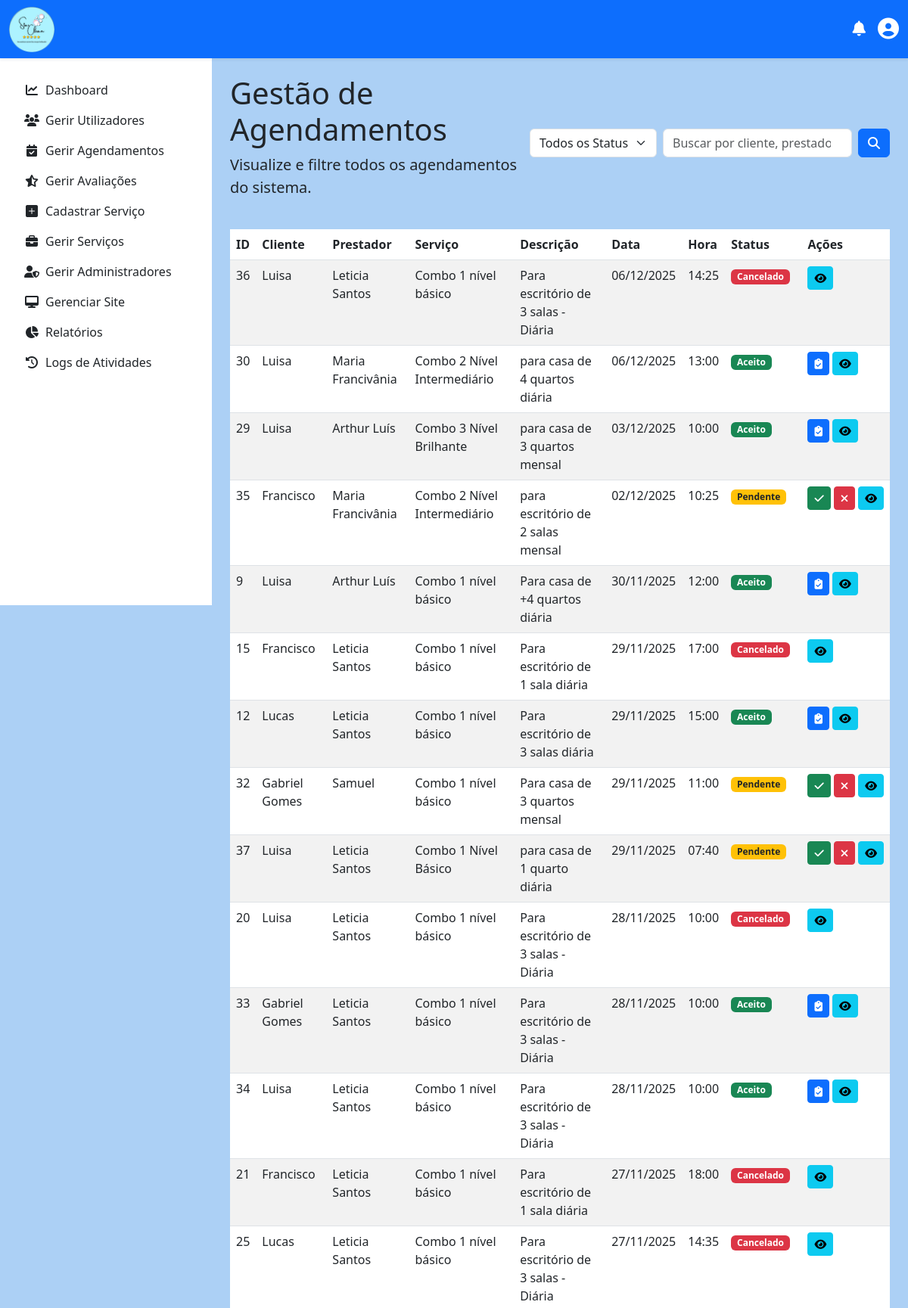
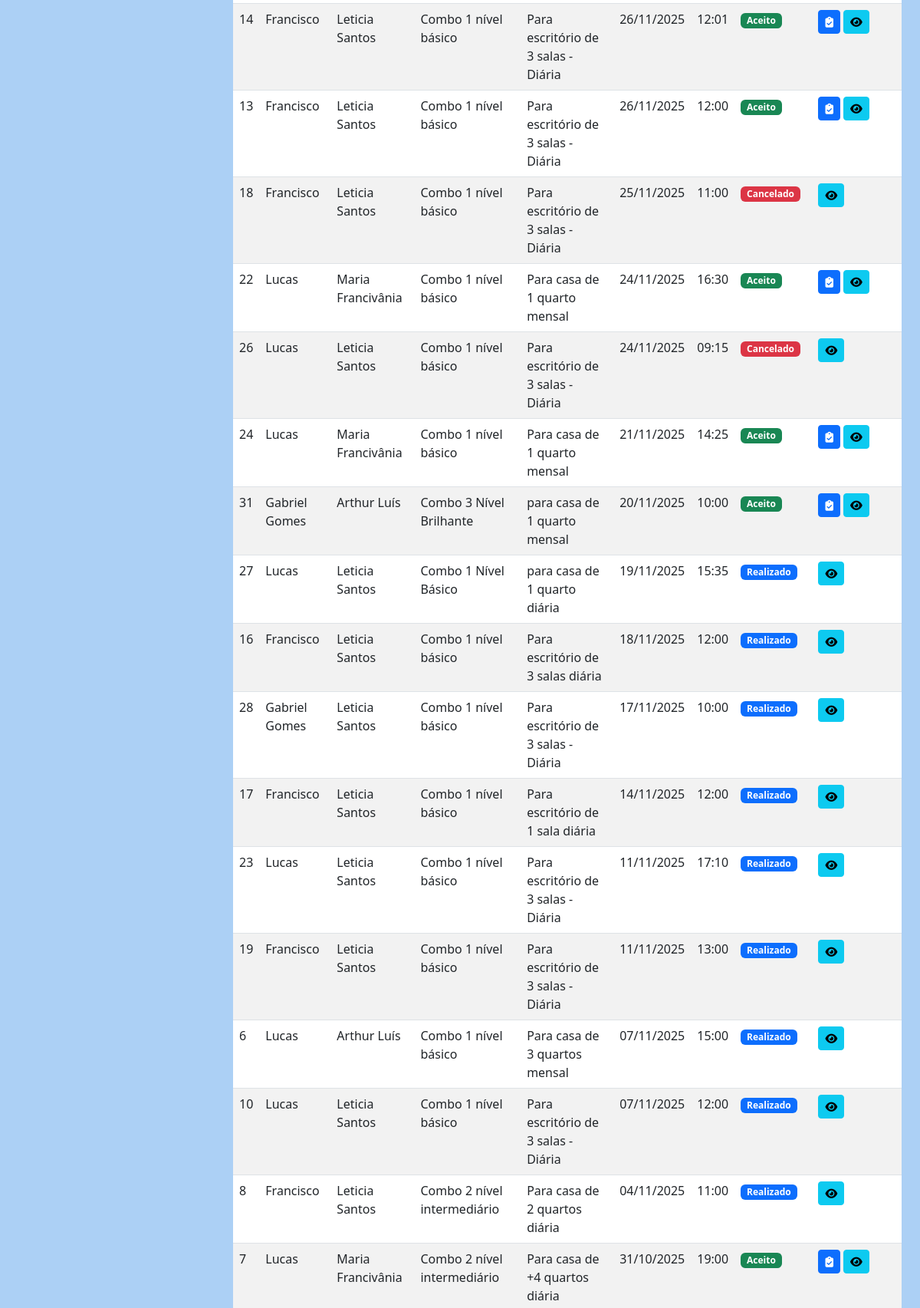
Screenshot of /admin/gerir_agendamentos.php (signed in, upper part) with the database file from the repository (2 pictures, top to bottom).
### tables this page shows
CREATE TABLE `agendamento` (
  `id` int(11) NOT NULL,
  `Cliente_id` int(11) NOT NULL,
  `Prestador_id` int(11) NOT NULL,
  `Servico_id` int(11) NOT NULL,
  `Endereco_id` int(11) NOT NULL,
  `data` date NOT NULL,
  `hora` time NOT NULL,
  `status` enum('pendente','aceito','realizado','cancelado','remarcado') NOT NULL DEFAULT 'pendente',
  `observacoes` text DEFAULT NULL,
  `tem_pets` tinyint(1) NOT NULL DEFAULT 0,
  `tem_crianca` tinyint(1) NOT NULL DEFAULT 0,
  `possui_aspirador` tinyint(1) NOT NULL DEFAULT 0,
  `notificacao_prestador_lida` tinyint(1) NOT NULL DEFAULT 0,
  `notificacao_cliente_lida` tinyint(1) NOT NULL DEFAULT 0,
  `notificacao_admin_lida` tinyint(1) NOT NULL DEFAULT 0,
  `motivo_cancelamento` varchar(255) DEFAULT NULL COMMENT 'Registra o motivo do cancelamento (ex: conflito_horario)'
);

CREATE TABLE `cliente` (
  `id` int(11) NOT NULL,
  `nome` varchar(45) NOT NULL,
  `sobrenome` varchar(45) NOT NULL,
  `email` varchar(150) NOT NULL,
  `data_nascimento` date NOT NULL,
  `telefone` varchar(20) NOT NULL,
  `cpf` varchar(14) NOT NULL,
  `password` varchar(255) NOT NULL,
  `receber_notificacoes_email` tinyint(1) NOT NULL DEFAULT 1,
  `criado_em` timestamp NOT NULL DEFAULT current_timestamp(),
  `atualizado_em` timestamp NOT NULL DEFAULT current_timestamp() ON UPDATE current_timestamp()
);

CREATE TABLE `prestador` (
  `id` int(11) NOT NULL,
  `nome` varchar(100) NOT NULL,
  `sobrenome` varchar(100) NOT NULL,
  `cpf` varchar(18) NOT NULL,
  `email` varchar(150) NOT NULL,
  `telefone` varchar(20) NOT NULL,
  `especialidade` varchar(100) NOT NULL,
  `password` varchar(255) NOT NULL,
  `receber_notificacoes_email` tinyint(1) NOT NULL DEFAULT 1,
  `descricao` text NOT NULL,
  `criado_em` timestamp NOT NULL DEFAULT current_timestamp(),
  `atualizado_em` timestamp NOT NULL DEFAULT current_timestamp() ON UPDATE current_timestamp(),
  `Administrador_id` int(11) NOT NULL
);

CREATE TABLE `servico` (
  `id` int(11) NOT NULL,
  `titulo` varchar(100) NOT NULL,
  `descricao` text NOT NULL,
  `preco` double NOT NULL,
  `duracao_estimada` time DEFAULT NULL,
  `prestador_id` int(11) NOT NULL,
  `oculto` tinyint(1) NOT NULL DEFAULT 0 COMMENT '0 = visível, 1 = oculto'
);

### admin/gerir_agendamentos.php (the view, shortened to what this page needs)
<?php
$agendamentos = [];
$termo_busca = $_GET['q'] ?? '';
try {
    $pdo = obterConexaoPDO();
    $params = [];
    $sql = "SELECT a.id, c.nome AS nome_cliente, p.nome AS nome_prestador,
          s.titulo AS titulo_servico, a.data, a.hora, a.status, s.descricao AS descricao_servico
         FROM Agendamento a
         JOIN Cliente c ON a.Cliente_id = c.id
         JOIN Prestador p ON a.Prestador_id = p.id
         JOIN Servico s ON a.Servico_id = s.id";
    $sql .= " ORDER BY a.data DESC, a.hora DESC";
    $stmt = $pdo->prepare($sql);
    $stmt->execute($params);
    $agendamentos = $stmt->fetchAll(PDO::FETCH_ASSOC);
} catch (PDOException $e) {
    error_log("Erro ao buscar agendamentos: " . $e->getMessage());
    $mensagem_erro = '<div class="alert alert-danger">Não foi possível carregar os agendamentos. Tente novamente mais tarde.</div>';
}
include '../includes/header.php';
include '../includes/navbar_logged_in.php';
?>
        <?php include '../includes/menu.php'; ?>
<main class="d-flex">
    <?php include '../includes/sidebar.php'; ?>
    <div class="container-fluid p-4 flex-grow-1">
        <div class="d-flex justify-content-between align-items-center mb-4">
            <div>
                <h1>Gestão de Agendamentos</h1>
                <p class="lead">Visualize e filtre todos os agendamentos do sistema.</p>
            </div>
            <form method="GET" action="gerir_agendamentos.php" class="d-flex align-items-center gap-2">
                <div class="flex-shrink-0">
                    <select name="status" class="form-select" style="width: auto;">
                        <option value="">Todos os Status</option>
                    </select>
                </div>
                <input class="form-control" type="search" name="q" placeholder="Buscar por cliente, prestador..." value="<?= htmlspecialchars($termo_busca) ?>" style="width: 250px;">
                <button class="btn btn-primary" type="submit"><i class="fas fa-search"></i></button>
            </form>
        </div>
        <div class="table-responsive mt-4">
            <table class="table table-striped table-hover">
                <thead class="thead-dark">
                    <tr>
                        <th>ID</th>
                        <th>Cliente</th>
                        <th>Prestador</th>
                        <th>Serviço</th>
                        <th>Descrição</th>
                        <th>Data</th>
                        <th>Hora</th>
                        <th>Status</th>
                        <th>Ações</th>
                    </tr>
                </thead>
                <tbody>
                    <?php if (empty($agendamentos)): ?>
                        <tr>
                            <td colspan="8" class="text-center">Nenhum agendamento encontrado.</td>
                        </tr>
                    <?php else: ?>
                        <?php foreach ($agendamentos as $agendamento): ?>
                            <tr>
                                <td><?= htmlspecialchars($agendamento['id']) ?></td>
                                <td><?= htmlspecialchars($agendamento['nome_cliente']) ?></td>
                                <td><?= htmlspecialchars($agendamento['nome_prestador']) ?></td>
                                <td><?= htmlspecialchars($agendamento['titulo_servico']) ?></td>
                                <td><?= htmlspecialchars($agendamento['descricao_servico']) ?></td>
                                <td><?= date('d/m/Y', strtotime($agendamento['data'])) ?></td>
                                <td><?= htmlspecialchars(substr($agendamento['hora'], 0, 5)) ?></td>
                                <td>
                                    <?php
                                        $badge_class = 'bg-secondary';
                                        switch ($agendamento['status']) {
                                            case 'pendente':  $badge_class = 'bg-warning text-dark'; break;
                                            case 'aceito':    $badge_class = 'bg-success'; break;
                                            case 'realizado': $badge_class = 'bg-primary'; break;
                                            case 'cancelado': $badge_class = 'bg-danger'; break;
                                            case 'remarcado': $badge_class = 'bg-light text-dark border'; break;
                                        }
                                    ?>
                                    <span class="badge <?= $badge_class ?>"><?= htmlspecialchars(ucfirst($agendamento['status'])) ?></span>
                                </td>
                                <td>
                                    <div class="d-flex gap-1">
                                        <?php if ($agendamento['status'] === 'pendente'): ?>
                                            <a href="aceitar_agendamento.php?id=<?= $agendamento['id'] ?>" class="btn btn-success btn-sm" data-bs-toggle="tooltip" title="Aceitar em nome do prestador" onclick="return confirm('Tem certeza que deseja aceitar este agendamento?');">
                                                <i class="fas fa-check"></i>
                                            </a>
                                            <a href="processar_agendamento_admin.php?id=<?= $agendamento['id'] ?>&acao=cancelado" class="btn btn-danger btn-sm" data-bs-toggle="tooltip" title="Cancelar Agendamento" onclick="return confirm('Tem certeza que deseja cancelar este agendamento?');">
                                                <i class="fas fa-times"></i>
                                            </a>
                                        <?php elseif ($agendamento['status'] === 'aceito'): ?>
                                            <a href="processar_agendamento_admin.php?id=<?= $agendamento['id'] ?>&acao=realizado" class="btn btn-primary btn-sm" data-bs-toggle="tooltip" title="Marcar como Concluído">
                                                <i class="fas fa-clipboard-check"></i>
                                            </a>
                                        <?php endif; ?>
                                        <a href="visualizar_agendamento.php?id=<?= $agendamento['id'] ?>" class="btn btn-info btn-sm" data-bs-toggle="tooltip" title="Visualizar Detalhes"><i class="fas fa-eye"></i></a>
                                    </div>
                                </td>
                            </tr>
                        <?php endforeach; ?>
                    <?php endif; ?>
                </tbody>
            </table>
        </div>
    </div>
</main>
<?php
include '../includes/footer.php';
?>

### includes/star_clean.css (style rules this page uses)
body { padding-top: 75px; }
@media (min-width: 768px) { main.d-flex > .flex-grow-1 { margin-left: 280px; } }
main.d-flex { flex-grow: 1; }

### rows the page displays
agendamento: id "36", Cliente.nome "Luisa", Prestador.nome "Leticia Santos", Servico.titulo "Combo 1 nível básico", Servico.descricao "Para escritório de 3 salas - Diária", data "06/12/2025", hora "14:25", status "Cancelado"
agendamento: id "30", Cliente.nome "Luisa", Prestador.nome "Maria Francivânia", Servico.titulo "Combo 2 Nível Intermediário", Servico.descricao "para casa de 4 quartos diária", data "06/12/2025", hora "13:00", status "Aceito"
agendamento: id "29", Cliente.nome "Luisa", Prestador.nome "Arthur Luís", Servico.titulo "Combo 3 Nível Brilhante", Servico.descricao "para casa de 3 quartos mensal", data "03/12/2025", hora "10:00", status "Aceito"
agendamento: id "35", Cliente.nome "Francisco", Prestador.nome "Maria Francivânia", Servico.titulo "Combo 2 Nível Intermediário", Servico.descricao "para escritório de 2 salas mensal", data "02/12/2025", hora "10:25", status "Pendente"
agendamento: id "9", Cliente.nome "Luisa", Prestador.nome "Arthur Luís", Servico.titulo "Combo 1 nível básico", Servico.descricao "Para casa de +4 quartos diária", data "30/11/2025", hora "12:00", status "Aceito"
agendamento: id "15", Cliente.nome "Francisco", Prestador.nome "Leticia Santos", Servico.titulo "Combo 1 nível básico", Servico.descricao "Para escritório de 1 sala diária", data "29/11/2025", hora "17:00", status "Cancelado"
agendamento: id "12", Cliente.nome "Lucas", Prestador.nome "Leticia Santos", Servico.titulo "Combo 1 nível básico", Servico.descricao "Para escritório de 3 salas diária", data "29/11/2025", hora "15:00", status "Aceito"
agendamento: id "32", Cliente.nome "Gabriel Gomes", Prestador.nome "Samuel", Servico.titulo "Combo 1 nível básico", Servico.descricao "Para casa de 3 quartos mensal", data "29/11/2025", hora "11:00", status "Pendente"
agendamento: id "37", Cliente.nome "Luisa", Prestador.nome "Leticia Santos", Servico.titulo "Combo 1 Nível Básico", Servico.descricao "para casa de 1 quarto diária", data "29/11/2025", hora "07:40", status "Pendente"
agendamento: id "20", Cliente.nome "Luisa", Prestador.nome "Leticia Santos", Servico.titulo "Combo 1 nível básico", Servico.descricao "Para escritório de 3 salas - Diária", data "28/11/2025", hora "10:00", status "Cancelado"
agendamento: id "33", Cliente.nome "Gabriel Gomes", Prestador.nome "Leticia Santos", Servico.titulo "Combo 1 nível básico", Servico.descricao "Para escritório de 3 salas - Diária", data "28/11/2025", hora "10:00", status "Aceito"
agendamento: id "34", Cliente.nome "Luisa", Prestador.nome "Leticia Santos", Servico.titulo "Combo 1 nível básico", Servico.descricao "Para escritório de 3 salas - Diária", data "28/11/2025", hora "10:00", status "Aceito"
agendamento: id "21", Cliente.nome "Francisco", Prestador.nome "Leticia Santos", Servico.titulo "Combo 1 nível básico", Servico.descricao "Para escritório de 1 sala diária", data "27/11/2025", hora "18:00", status "Cancelado"
agendamento: id "25", Cliente.nome "Lucas", Prestador.nome "Leticia Santos", Servico.titulo "Combo 1 nível básico", Servico.descricao "Para escritório de 3 salas - Diária", data "27/11/2025", hora "14:35", status "Cancelado"
agendamento: id "14", Cliente.nome "Francisco", Prestador.nome "Leticia Santos", Servico.titulo "Combo 1 nível básico", Servico.descricao "Para escritório de 3 salas - Diária", data "26/11/2025", hora "12:01", status "Aceito"
agendamento: id "13", Cliente.nome "Francisco", Prestador.nome "Leticia Santos", Servico.titulo "Combo 1 nível básico", Servico.descricao "Para escritório de 3 salas - Diária", data "26/11/2025", hora "12:00", status "Aceito"
agendamento: id "18", Cliente.nome "Francisco", Prestador.nome "Leticia Santos", Servico.titulo "Combo 1 nível básico", Servico.descricao "Para escritório de 3 salas - Diária", data "25/11/2025", hora "11:00", status "Cancelado"
agendamento: id "22", Cliente.nome "Lucas", Prestador.nome "Maria Francivânia", Servico.titulo "Combo 1 nível básico", Servico.descricao "Para casa de 1 quarto mensal", data "24/11/2025", hora "16:30", status "Aceito"
agendamento: id "26", Cliente.nome "Lucas", Prestador.nome "Leticia Santos", Servico.titulo "Combo 1 nível básico", Servico.descricao "Para escritório de 3 salas - Diária", data "24/11/2025", hora "09:15", status "Cancelado"
agendamento: id "24", Cliente.nome "Lucas", Prestador.nome "Maria Francivânia", Servico.titulo "Combo 1 nível básico", Servico.descricao "Para casa de 1 quarto mensal", data "21/11/2025", hora "14:25", status "Aceito"
agendamento: id "31", Cliente.nome "Gabriel Gomes", Prestador.nome "Arthur Luís", Servico.titulo "Combo 3 Nível Brilhante", Servico.descricao "para casa de 1 quarto mensal", data "20/11/2025", hora "10:00", status "Aceito"
agendamento: id "27", Cliente.nome "Lucas", Prestador.nome "Leticia Santos", Servico.titulo "Combo 1 Nível Básico", Servico.descricao "para casa de 1 quarto diária", data "19/11/2025", hora "15:35", status "Realizado"
agendamento: id "16", Cliente.nome "Francisco", Prestador.nome "Leticia Santos", Servico.titulo "Combo 1 nível básico", Servico.descricao "Para escritório de 3 salas diária", data "18/11/2025", hora "12:00", status "Realizado"
agendamento: id "28", Cliente.nome "Gabriel Gomes", Prestador.nome "Leticia Santos", Servico.titulo "Combo 1 nível básico", Servico.descricao "Para escritório de 3 salas - Diária", data "17/11/2025", hora "10:00", status "Realizado"
agendamento: id "17", Cliente.nome "Francisco", Prestador.nome "Leticia Santos", Servico.titulo "Combo 1 nível básico", Servico.descricao "Para escritório de 1 sala diária", data "14/11/2025", hora "12:00", status "Realizado"
agendamento: id "23", Cliente.nome "Lucas", Prestador.nome "Leticia Santos", Servico.titulo "Combo 1 nível básico", Servico.descricao "Para escritório de 3 salas - Diária", data "11/11/2025", hora "17:10", status "Realizado"
agendamento: id "19", Cliente.nome "Francisco", Prestador.nome "Leticia Santos", Servico.titulo "Combo 1 nível básico", Servico.descricao "Para escritório de 3 salas - Diária", data "11/11/2025", hora "13:00", status "Realizado"
agendamento: id "6", Cliente.nome "Lucas", Prestador.nome "Arthur Luís", Servico.titulo "Combo 1 nível básico", Servico.descricao "Para casa de 3 quartos mensal", data "07/11/2025", hora "15:00", status "Realizado"
agendamento: id "10", Cliente.nome "Lucas", Prestador.nome "Leticia Santos", Servico.titulo "Combo 1 nível básico", Servico.descricao "Para escritório de 3 salas - Diária", data "07/11/2025", hora "12:00", status "Realizado"
agendamento: id "8", Cliente.nome "Francisco", Prestador.nome "Leticia Santos", Servico.titulo "Combo 2 nível intermediário", Servico.descricao "Para casa de 2 quartos diária", data "04/11/2025", hora "11:00", status "Realizado"
agendamento: id "7", Cliente.nome "Lucas", Prestador.nome "Maria Francivânia", Servico.titulo "Combo 2 nível intermediário", Servico.descricao "Para casa de +4 quartos diária", data "31/10/2025", hora "19:00", status "Aceito"
